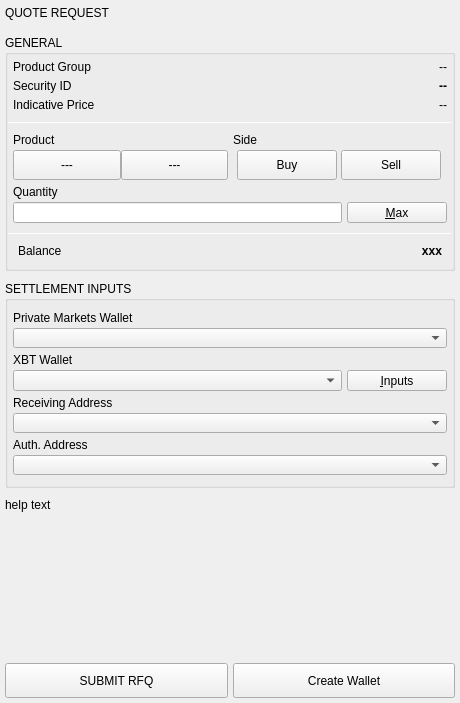
<?xml version="1.0" encoding="UTF-8"?>
<ui version="4.0">
 <class>RFQTicketXBT</class>
 <widget class="QWidget" name="RFQTicketXBT">
  <property name="geometry">
   <rect>
    <x>0</x>
    <y>0</y>
    <width>460</width>
    <height>703</height>
   </rect>
  </property>
  <property name="sizePolicy">
   <sizepolicy hsizetype="Minimum" vsizetype="Preferred">
    <horstretch>0</horstretch>
    <verstretch>0</verstretch>
   </sizepolicy>
  </property>
  <property name="maximumSize">
   <size>
    <width>16777215</width>
    <height>16777215</height>
   </size>
  </property>
  <property name="windowTitle">
   <string>Form</string>
  </property>
  <layout class="QVBoxLayout" name="verticalLayout_4">
   <property name="spacing">
    <number>5</number>
   </property>
   <property name="leftMargin">
    <number>0</number>
   </property>
   <property name="topMargin">
    <number>0</number>
   </property>
   <property name="rightMargin">
    <number>0</number>
   </property>
   <property name="bottomMargin">
    <number>0</number>
   </property>
   <item>
    <widget class="QWidget" name="horizontalWidgetHeader" native="true">
     <property name="minimumSize">
      <size>
       <width>0</width>
       <height>25</height>
      </size>
     </property>
     <property name="headerPanel" stdset="0">
      <bool>true</bool>
     </property>
     <layout class="QHBoxLayout" name="horizontalLayout_2">
      <property name="spacing">
       <number>5</number>
      </property>
      <property name="leftMargin">
       <number>5</number>
      </property>
      <property name="topMargin">
       <number>0</number>
      </property>
      <property name="rightMargin">
       <number>0</number>
      </property>
      <property name="bottomMargin">
       <number>0</number>
      </property>
      <item>
       <widget class="QLabel" name="label">
        <property name="text">
         <string>QUOTE REQUEST</string>
        </property>
        <property name="indent">
         <number>0</number>
        </property>
        <property name="headerLabel" stdset="0">
         <bool>true</bool>
        </property>
       </widget>
      </item>
     </layout>
    </widget>
   </item>
   <item>
    <widget class="QWidget" name="content" native="true">
     <layout class="QVBoxLayout" name="verticalLayout">
      <property name="spacing">
       <number>10</number>
      </property>
      <property name="leftMargin">
       <number>5</number>
      </property>
      <property name="topMargin">
       <number>5</number>
      </property>
      <property name="rightMargin">
       <number>5</number>
      </property>
      <property name="bottomMargin">
       <number>5</number>
      </property>
      <item>
       <widget class="QGroupBox" name="groupBox">
        <property name="title">
         <string>GENERAL</string>
        </property>
        <property name="wellGroupBoxWithButtonBar" stdset="0">
         <bool>true</bool>
        </property>
        <layout class="QVBoxLayout" name="verticalLayout_13">
         <property name="spacing">
          <number>10</number>
         </property>
         <property name="leftMargin">
          <number>0</number>
         </property>
         <property name="topMargin">
          <number>0</number>
         </property>
         <property name="rightMargin">
          <number>0</number>
         </property>
         <property name="bottomMargin">
          <number>0</number>
         </property>
         <item>
          <widget class="QWidget" name="verticalWidgetGeneral" native="true">
           <layout class="QVBoxLayout" name="verticalLayout_8">
            <property name="spacing">
             <number>5</number>
            </property>
            <property name="leftMargin">
             <number>5</number>
            </property>
            <property name="topMargin">
             <number>5</number>
            </property>
            <property name="rightMargin">
             <number>5</number>
            </property>
            <property name="bottomMargin">
             <number>0</number>
            </property>
            <item>
             <widget class="QWidget" name="verticalWidgetProductGroup" native="true">
              <property name="minimumSize">
               <size>
                <width>0</width>
                <height>0</height>
               </size>
              </property>
              <layout class="QHBoxLayout" name="horizontalLayout_6">
               <property name="spacing">
                <number>0</number>
               </property>
               <property name="leftMargin">
                <number>0</number>
               </property>
               <property name="topMargin">
                <number>0</number>
               </property>
               <property name="rightMargin">
                <number>0</number>
               </property>
               <property name="bottomMargin">
                <number>0</number>
               </property>
               <item>
                <widget class="QLabel" name="label_2">
                 <property name="maximumSize">
                  <size>
                   <width>100</width>
                   <height>16777215</height>
                  </size>
                 </property>
                 <property name="text">
                  <string>Product Group</string>
                 </property>
                </widget>
               </item>
               <item>
                <widget class="QLabel" name="labelProductGroup">
                 <property name="text">
                  <string>--</string>
                 </property>
                 <property name="alignment">
                  <set>Qt::AlignRight|Qt::AlignTrailing|Qt::AlignVCenter</set>
                 </property>
                 <property name="whiteLabel" stdset="0">
                  <bool>true</bool>
                 </property>
                </widget>
               </item>
              </layout>
             </widget>
            </item>
            <item>
             <widget class="QWidget" name="horizontalWidgetSecurity" native="true">
              <property name="minimumSize">
               <size>
                <width>0</width>
                <height>0</height>
               </size>
              </property>
              <layout class="QHBoxLayout" name="horizontalLayout_8">
               <property name="spacing">
                <number>5</number>
               </property>
               <property name="leftMargin">
                <number>0</number>
               </property>
               <property name="topMargin">
                <number>0</number>
               </property>
               <property name="rightMargin">
                <number>0</number>
               </property>
               <property name="bottomMargin">
                <number>0</number>
               </property>
               <item>
                <widget class="QLabel" name="label_5">
                 <property name="maximumSize">
                  <size>
                   <width>100</width>
                   <height>16777215</height>
                  </size>
                 </property>
                 <property name="text">
                  <string>Security ID</string>
                 </property>
                </widget>
               </item>
               <item>
                <widget class="QLabel" name="labelSecurityId">
                 <property name="styleSheet">
                  <string notr="true">font-weight: bold;</string>
                 </property>
                 <property name="text">
                  <string>--</string>
                 </property>
                 <property name="alignment">
                  <set>Qt::AlignRight|Qt::AlignTrailing|Qt::AlignVCenter</set>
                 </property>
                 <property name="whiteLabel" stdset="0">
                  <bool>true</bool>
                 </property>
                </widget>
               </item>
              </layout>
             </widget>
            </item>
            <item>
             <widget class="QWidget" name="horizontalWidgetPrice" native="true">
              <property name="minimumSize">
               <size>
                <width>0</width>
                <height>0</height>
               </size>
              </property>
              <layout class="QHBoxLayout" name="horizontalLayout_9">
               <property name="spacing">
                <number>5</number>
               </property>
               <property name="leftMargin">
                <number>0</number>
               </property>
               <property name="topMargin">
                <number>0</number>
               </property>
               <property name="rightMargin">
                <number>0</number>
               </property>
               <property name="bottomMargin">
                <number>0</number>
               </property>
               <item>
                <widget class="QLabel" name="label_7">
                 <property name="maximumSize">
                  <size>
                   <width>100</width>
                   <height>16777215</height>
                  </size>
                 </property>
                 <property name="text">
                  <string>Indicative Price</string>
                 </property>
                </widget>
               </item>
               <item>
                <widget class="QLabel" name="labelIndicativePrice">
                 <property name="text">
                  <string>--</string>
                 </property>
                 <property name="alignment">
                  <set>Qt::AlignRight|Qt::AlignTrailing|Qt::AlignVCenter</set>
                 </property>
                 <property name="whiteLabel" stdset="0">
                  <bool>true</bool>
                 </property>
                </widget>
               </item>
              </layout>
             </widget>
            </item>
           </layout>
          </widget>
         </item>
         <item>
          <widget class="Line" name="lineBeforeProduct">
           <property name="maximumSize">
            <size>
             <width>16777215</width>
             <height>1</height>
            </size>
           </property>
           <property name="orientation">
            <enum>Qt::Horizontal</enum>
           </property>
          </widget>
         </item>
         <item>
          <widget class="QWidget" name="verticalWidgetSelectedProduct" native="true">
           <property name="minimumSize">
            <size>
             <width>0</width>
             <height>0</height>
            </size>
           </property>
           <layout class="QVBoxLayout" name="verticalLayout_14">
            <property name="spacing">
             <number>5</number>
            </property>
            <property name="leftMargin">
             <number>5</number>
            </property>
            <property name="topMargin">
             <number>0</number>
            </property>
            <property name="rightMargin">
             <number>5</number>
            </property>
            <property name="bottomMargin">
             <number>0</number>
            </property>
            <item>
             <widget class="QWidget" name="productside" native="true">
              <property name="minimumSize">
               <size>
                <width>0</width>
                <height>0</height>
               </size>
              </property>
              <property name="maximumSize">
               <size>
                <width>16777215</width>
                <height>16777215</height>
               </size>
              </property>
              <layout class="QHBoxLayout" name="horizontalLayout_3">
               <property name="spacing">
                <number>5</number>
               </property>
               <property name="leftMargin">
                <number>0</number>
               </property>
               <property name="topMargin">
                <number>0</number>
               </property>
               <property name="rightMargin">
                <number>0</number>
               </property>
               <property name="bottomMargin">
                <number>0</number>
               </property>
               <item>
                <widget class="QWidget" name="verticalWidgetProduct" native="true">
                 <property name="minimumSize">
                  <size>
                   <width>0</width>
                   <height>0</height>
                  </size>
                 </property>
                 <layout class="QVBoxLayout" name="verticalLayout_2">
                  <property name="spacing">
                   <number>3</number>
                  </property>
                  <property name="leftMargin">
                   <number>0</number>
                  </property>
                  <property name="topMargin">
                   <number>0</number>
                  </property>
                  <property name="rightMargin">
                   <number>0</number>
                  </property>
                  <property name="bottomMargin">
                   <number>0</number>
                  </property>
                  <item>
                   <widget class="QLabel" name="labelProduct">
                    <property name="text">
                     <string>Product</string>
                    </property>
                   </widget>
                  </item>
                  <item>
                   <widget class="QWidget" name="widget_2" native="true">
                    <layout class="QHBoxLayout" name="horizontalLayout_10">
                     <property name="spacing">
                      <number>0</number>
                     </property>
                     <property name="leftMargin">
                      <number>0</number>
                     </property>
                     <property name="topMargin">
                      <number>0</number>
                     </property>
                     <property name="rightMargin">
                      <number>0</number>
                     </property>
                     <property name="bottomMargin">
                      <number>0</number>
                     </property>
                     <item>
                      <widget class="QPushButton" name="pushButtonNumCcy">
                       <property name="minimumSize">
                        <size>
                         <width>0</width>
                         <height>30</height>
                        </size>
                       </property>
                       <property name="maximumSize">
                        <size>
                         <width>16777215</width>
                         <height>30</height>
                        </size>
                       </property>
                       <property name="text">
                        <string>---</string>
                       </property>
                       <property name="checkable">
                        <bool>true</bool>
                       </property>
                       <property name="left_button" stdset="0">
                        <bool>true</bool>
                       </property>
                      </widget>
                     </item>
                     <item>
                      <widget class="QPushButton" name="pushButtonDenomCcy">
                       <property name="minimumSize">
                        <size>
                         <width>0</width>
                         <height>30</height>
                        </size>
                       </property>
                       <property name="maximumSize">
                        <size>
                         <width>16777215</width>
                         <height>30</height>
                        </size>
                       </property>
                       <property name="text">
                        <string>---</string>
                       </property>
                       <property name="checkable">
                        <bool>true</bool>
                       </property>
                       <property name="right_button" stdset="0">
                        <bool>true</bool>
                       </property>
                      </widget>
                     </item>
                    </layout>
                   </widget>
                  </item>
                 </layout>
                </widget>
               </item>
               <item>
                <widget class="QWidget" name="verticalWidgetSide" native="true">
                 <property name="minimumSize">
                  <size>
                   <width>0</width>
                   <height>0</height>
                  </size>
                 </property>
                 <layout class="QVBoxLayout" name="verticalLayout_3">
                  <property name="spacing">
                   <number>3</number>
                  </property>
                  <property name="leftMargin">
                   <number>0</number>
                  </property>
                  <property name="topMargin">
                   <number>0</number>
                  </property>
                  <property name="rightMargin">
                   <number>0</number>
                  </property>
                  <property name="bottomMargin">
                   <number>0</number>
                  </property>
                  <item>
                   <widget class="QLabel" name="labelSide">
                    <property name="text">
                     <string>Side</string>
                    </property>
                   </widget>
                  </item>
                  <item>
                   <widget class="QWidget" name="widget" native="true">
                    <property name="sideSwitchContainer" stdset="0">
                     <bool>true</bool>
                    </property>
                    <layout class="QHBoxLayout" name="horizontalLayout_11">
                     <property name="spacing">
                      <number>0</number>
                     </property>
                     <property name="leftMargin">
                      <number>0</number>
                     </property>
                     <property name="topMargin">
                      <number>0</number>
                     </property>
                     <property name="rightMargin">
                      <number>0</number>
                     </property>
                     <property name="bottomMargin">
                      <number>0</number>
                     </property>
                     <item>
                      <widget class="QPushButton" name="pushButtonBuy">
                       <property name="minimumSize">
                        <size>
                         <width>100</width>
                         <height>30</height>
                        </size>
                       </property>
                       <property name="maximumSize">
                        <size>
                         <width>100</width>
                         <height>30</height>
                        </size>
                       </property>
                       <property name="text">
                        <string>Buy</string>
                       </property>
                       <property name="checkable">
                        <bool>true</bool>
                       </property>
                       <property name="left_button" stdset="0">
                        <bool>true</bool>
                       </property>
                      </widget>
                     </item>
                     <item>
                      <widget class="QPushButton" name="pushButtonSell">
                       <property name="minimumSize">
                        <size>
                         <width>100</width>
                         <height>30</height>
                        </size>
                       </property>
                       <property name="maximumSize">
                        <size>
                         <width>100</width>
                         <height>30</height>
                        </size>
                       </property>
                       <property name="text">
                        <string>Sell</string>
                       </property>
                       <property name="checkable">
                        <bool>true</bool>
                       </property>
                       <property name="right_button" stdset="0">
                        <bool>true</bool>
                       </property>
                      </widget>
                     </item>
                    </layout>
                   </widget>
                  </item>
                 </layout>
                </widget>
               </item>
              </layout>
             </widget>
            </item>
            <item>
             <widget class="QWidget" name="QuantityLayout" native="true">
              <property name="minimumSize">
               <size>
                <width>0</width>
                <height>0</height>
               </size>
              </property>
              <layout class="QVBoxLayout" name="verticalLayout_11">
               <property name="spacing">
                <number>3</number>
               </property>
               <property name="leftMargin">
                <number>0</number>
               </property>
               <property name="topMargin">
                <number>0</number>
               </property>
               <property name="rightMargin">
                <number>0</number>
               </property>
               <property name="bottomMargin">
                <number>0</number>
               </property>
               <item>
                <widget class="QLabel" name="quantityLabel">
                 <property name="text">
                  <string>Quantity</string>
                 </property>
                </widget>
               </item>
               <item>
                <widget class="QWidget" name="quantityWidget" native="true">
                 <property name="sizePolicy">
                  <sizepolicy hsizetype="MinimumExpanding" vsizetype="Preferred">
                   <horstretch>0</horstretch>
                   <verstretch>0</verstretch>
                  </sizepolicy>
                 </property>
                 <layout class="QHBoxLayout" name="horizontalLayout">
                  <property name="spacing">
                   <number>5</number>
                  </property>
                  <property name="leftMargin">
                   <number>0</number>
                  </property>
                  <property name="topMargin">
                   <number>0</number>
                  </property>
                  <property name="rightMargin">
                   <number>0</number>
                  </property>
                  <property name="bottomMargin">
                   <number>0</number>
                  </property>
                  <item alignment="Qt::AlignVCenter">
                   <widget class="QLineEdit" name="lineEditAmount">
                    <property name="sizePolicy">
                     <sizepolicy hsizetype="MinimumExpanding" vsizetype="Fixed">
                      <horstretch>0</horstretch>
                      <verstretch>0</verstretch>
                     </sizepolicy>
                    </property>
                    <property name="minimumSize">
                     <size>
                      <width>0</width>
                      <height>21</height>
                     </size>
                    </property>
                    <property name="maximumSize">
                     <size>
                      <width>16777215</width>
                      <height>21</height>
                     </size>
                    </property>
                    <property name="text">
                     <string/>
                    </property>
                   </widget>
                  </item>
                  <item alignment="Qt::AlignVCenter">
                   <widget class="QPushButton" name="toolButtonMax">
                    <property name="minimumSize">
                     <size>
                      <width>100</width>
                      <height>21</height>
                     </size>
                    </property>
                    <property name="maximumSize">
                     <size>
                      <width>100</width>
                      <height>21</height>
                     </size>
                    </property>
                    <property name="text">
                     <string>&amp;Max</string>
                    </property>
                   </widget>
                  </item>
                 </layout>
                </widget>
               </item>
              </layout>
             </widget>
            </item>
           </layout>
          </widget>
         </item>
         <item>
          <widget class="Line" name="lineBeforeBalance">
           <property name="maximumSize">
            <size>
             <width>16777215</width>
             <height>1</height>
            </size>
           </property>
           <property name="orientation">
            <enum>Qt::Horizontal</enum>
           </property>
          </widget>
         </item>
         <item>
          <widget class="QWidget" name="balanceLayout" native="true">
           <property name="minimumSize">
            <size>
             <width>0</width>
             <height>0</height>
            </size>
           </property>
           <layout class="QHBoxLayout" name="horizontalLayout_5">
            <property name="spacing">
             <number>3</number>
            </property>
            <property name="leftMargin">
             <number>10</number>
            </property>
            <property name="topMargin">
             <number>0</number>
            </property>
            <property name="rightMargin">
             <number>10</number>
            </property>
            <property name="bottomMargin">
             <number>10</number>
            </property>
            <item>
             <widget class="QLabel" name="cashBalanceLabel">
              <property name="text">
               <string>Balance</string>
              </property>
             </widget>
            </item>
            <item>
             <widget class="QLabel" name="labelBalanceValue">
              <property name="styleSheet">
               <string notr="true">font-weight: bold;</string>
              </property>
              <property name="text">
               <string>xxx</string>
              </property>
              <property name="alignment">
               <set>Qt::AlignRight|Qt::AlignTrailing|Qt::AlignVCenter</set>
              </property>
              <property name="whiteLabel" stdset="0">
               <bool>true</bool>
              </property>
             </widget>
            </item>
           </layout>
          </widget>
         </item>
        </layout>
       </widget>
      </item>
      <item>
       <widget class="QGroupBox" name="groupBoxSettlementInputs">
        <property name="minimumSize">
         <size>
          <width>0</width>
          <height>0</height>
         </size>
        </property>
        <property name="title">
         <string>SETTLEMENT INPUTS</string>
        </property>
        <property name="wellGroupBoxWithButtonBar" stdset="0">
         <bool>true</bool>
        </property>
        <layout class="QVBoxLayout" name="verticalLayout_15">
         <property name="spacing">
          <number>5</number>
         </property>
         <property name="leftMargin">
          <number>5</number>
         </property>
         <property name="topMargin">
          <number>10</number>
         </property>
         <property name="rightMargin">
          <number>5</number>
         </property>
         <property name="bottomMargin">
          <number>10</number>
         </property>
         <item>
          <widget class="QWidget" name="CCWalletLayout" native="true">
           <property name="minimumSize">
            <size>
             <width>0</width>
             <height>0</height>
            </size>
           </property>
           <layout class="QVBoxLayout" name="verticalLayout_16">
            <property name="spacing">
             <number>3</number>
            </property>
            <property name="leftMargin">
             <number>0</number>
            </property>
            <property name="topMargin">
             <number>0</number>
            </property>
            <property name="rightMargin">
             <number>0</number>
            </property>
            <property name="bottomMargin">
             <number>0</number>
            </property>
            <item>
             <widget class="QLabel" name="labelCCWalletName">
              <property name="text">
               <string>Private Markets Wallet</string>
              </property>
             </widget>
            </item>
            <item>
             <widget class="QComboBox" name="comboBoxCCWallets">
              <property name="minimumSize">
               <size>
                <width>0</width>
                <height>20</height>
               </size>
              </property>
              <property name="maximumSize">
               <size>
                <width>16777215</width>
                <height>20</height>
               </size>
              </property>
             </widget>
            </item>
           </layout>
          </widget>
         </item>
         <item>
          <widget class="QWidget" name="XBTWalletLayout" native="true">
           <property name="minimumSize">
            <size>
             <width>0</width>
             <height>0</height>
            </size>
           </property>
           <layout class="QVBoxLayout" name="verticalLayout_12">
            <property name="spacing">
             <number>3</number>
            </property>
            <property name="leftMargin">
             <number>0</number>
            </property>
            <property name="topMargin">
             <number>0</number>
            </property>
            <property name="rightMargin">
             <number>0</number>
            </property>
            <property name="bottomMargin">
             <number>0</number>
            </property>
            <item>
             <widget class="QLabel" name="labelWallet">
              <property name="text">
               <string>XBT Wallet</string>
              </property>
             </widget>
            </item>
            <item>
             <widget class="QWidget" name="receivingWalletWidget" native="true">
              <layout class="QHBoxLayout" name="horizontalLayout_7">
               <property name="spacing">
                <number>5</number>
               </property>
               <property name="leftMargin">
                <number>0</number>
               </property>
               <property name="topMargin">
                <number>0</number>
               </property>
               <property name="rightMargin">
                <number>0</number>
               </property>
               <property name="bottomMargin">
                <number>0</number>
               </property>
               <item>
                <widget class="QComboBox" name="comboBoxXBTWallets">
                 <property name="sizePolicy">
                  <sizepolicy hsizetype="MinimumExpanding" vsizetype="Fixed">
                   <horstretch>0</horstretch>
                   <verstretch>0</verstretch>
                  </sizepolicy>
                 </property>
                 <property name="minimumSize">
                  <size>
                   <width>0</width>
                   <height>21</height>
                  </size>
                 </property>
                 <property name="maximumSize">
                  <size>
                   <width>16777215</width>
                   <height>21</height>
                  </size>
                 </property>
                </widget>
               </item>
               <item>
                <widget class="QPushButton" name="toolButtonXBTInputs">
                 <property name="minimumSize">
                  <size>
                   <width>100</width>
                   <height>21</height>
                  </size>
                 </property>
                 <property name="maximumSize">
                  <size>
                   <width>100</width>
                   <height>21</height>
                  </size>
                 </property>
                 <property name="text">
                  <string>&amp;Inputs</string>
                 </property>
                </widget>
               </item>
              </layout>
             </widget>
            </item>
           </layout>
          </widget>
         </item>
         <item>
          <widget class="QWidget" name="recAddressLayout" native="true">
           <property name="minimumSize">
            <size>
             <width>0</width>
             <height>0</height>
            </size>
           </property>
           <layout class="QVBoxLayout" name="verticalLayout_10">
            <property name="spacing">
             <number>3</number>
            </property>
            <property name="leftMargin">
             <number>0</number>
            </property>
            <property name="topMargin">
             <number>0</number>
            </property>
            <property name="rightMargin">
             <number>0</number>
            </property>
            <property name="bottomMargin">
             <number>0</number>
            </property>
            <item>
             <widget class="QLabel" name="receivingAddressLabel">
              <property name="text">
               <string>Receiving Address</string>
              </property>
             </widget>
            </item>
            <item>
             <widget class="QComboBox" name="receivingAddressComboBox">
              <property name="sizePolicy">
               <sizepolicy hsizetype="MinimumExpanding" vsizetype="Fixed">
                <horstretch>0</horstretch>
                <verstretch>0</verstretch>
               </sizepolicy>
              </property>
              <property name="minimumSize">
               <size>
                <width>0</width>
                <height>20</height>
               </size>
              </property>
              <property name="maximumSize">
               <size>
                <width>16777215</width>
                <height>20</height>
               </size>
              </property>
             </widget>
            </item>
           </layout>
          </widget>
         </item>
         <item>
          <widget class="QWidget" name="authAddressLayout" native="true">
           <property name="minimumSize">
            <size>
             <width>0</width>
             <height>0</height>
            </size>
           </property>
           <property name="sizeIncrement">
            <size>
             <width>0</width>
             <height>0</height>
            </size>
           </property>
           <layout class="QVBoxLayout" name="verticalLayout_9">
            <property name="spacing">
             <number>3</number>
            </property>
            <property name="leftMargin">
             <number>0</number>
            </property>
            <property name="topMargin">
             <number>0</number>
            </property>
            <property name="rightMargin">
             <number>0</number>
            </property>
            <property name="bottomMargin">
             <number>0</number>
            </property>
            <item>
             <widget class="QLabel" name="authenticationAddressLabel">
              <property name="text">
               <string>Auth. Address</string>
              </property>
             </widget>
            </item>
            <item>
             <widget class="QComboBox" name="authenticationAddressComboBox">
              <property name="sizePolicy">
               <sizepolicy hsizetype="MinimumExpanding" vsizetype="Fixed">
                <horstretch>0</horstretch>
                <verstretch>0</verstretch>
               </sizepolicy>
              </property>
              <property name="minimumSize">
               <size>
                <width>0</width>
                <height>20</height>
               </size>
              </property>
              <property name="maximumSize">
               <size>
                <width>16777215</width>
                <height>20</height>
               </size>
              </property>
             </widget>
            </item>
           </layout>
          </widget>
         </item>
        </layout>
       </widget>
      </item>
      <item>
       <widget class="QLabel" name="helpLabel">
        <property name="sizePolicy">
         <sizepolicy hsizetype="Minimum" vsizetype="Preferred">
          <horstretch>0</horstretch>
          <verstretch>0</verstretch>
         </sizepolicy>
        </property>
        <property name="text">
         <string>help text</string>
        </property>
        <property name="wordWrap">
         <bool>true</bool>
        </property>
        <property name="smallPrint" stdset="0">
         <bool>true</bool>
        </property>
       </widget>
      </item>
     </layout>
    </widget>
   </item>
   <item>
    <spacer name="verticalSpacer">
     <property name="orientation">
      <enum>Qt::Vertical</enum>
     </property>
     <property name="sizeHint" stdset="0">
      <size>
       <width>20</width>
       <height>0</height>
      </size>
     </property>
    </spacer>
   </item>
   <item>
    <widget class="QWidget" name="horizontalWidgetSubmit" native="true">
     <property name="minimumSize">
      <size>
       <width>0</width>
       <height>0</height>
      </size>
     </property>
     <property name="buttonBar" stdset="0">
      <bool>true</bool>
     </property>
     <layout class="QHBoxLayout" name="horizontalLayout_4">
      <property name="spacing">
       <number>5</number>
      </property>
      <property name="leftMargin">
       <number>5</number>
      </property>
      <property name="topMargin">
       <number>5</number>
      </property>
      <property name="rightMargin">
       <number>5</number>
      </property>
      <property name="bottomMargin">
       <number>5</number>
      </property>
      <item>
       <widget class="QPushButton" name="pushButtonSubmit">
        <property name="minimumSize">
         <size>
          <width>0</width>
          <height>35</height>
         </size>
        </property>
        <property name="styleSheet">
         <string notr="true"/>
        </property>
        <property name="text">
         <string>SUBMIT RFQ</string>
        </property>
       </widget>
      </item>
      <item>
       <widget class="QPushButton" name="pushButtonCreateWallet">
        <property name="minimumSize">
         <size>
          <width>0</width>
          <height>35</height>
         </size>
        </property>
        <property name="text">
         <string>Create Wallet</string>
        </property>
       </widget>
      </item>
     </layout>
    </widget>
   </item>
  </layout>
 </widget>
 <resources/>
 <connections/>
</ui>
